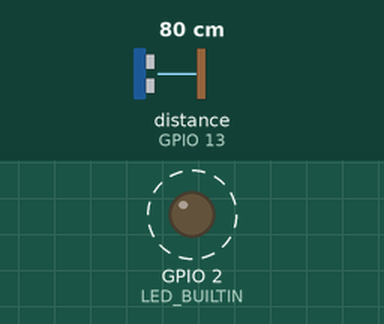
Simulated run of this sketch. Board: ESP8266 (NodeMCU). On the bench: output pins drawn as LEDs (lit = HIGH, except the on-board LED, lit = LOW). Wiring (inferred from the names in the program): ultrasonic range finder: trigger GPIO 15; echo GPIO 13. Dashed ring = blinking. The test bench sets the inputs (shaded band); at power-on: distance to the obstacle (sensor on GPIO 13) 80 cm. The echo pulse lasts 58.3 µs per cm; WiFi joins after 1.5 s; servers stay silent unless stated; pins used as bus, display or sensor lines are not drawn; what the sketch prints to the serial monitor is not drawn.

Above: at 2.0 s.
Timing chart, 0 to 6.1 s (numbered marks = the images above):
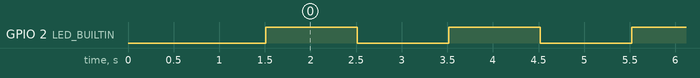

Measured:
- by itself, GPIO 2 (LED_BUILTIN): alternates HIGH for 1.0 s and LOW for 1.0 s

The sketch:

DistanceAlertProtoType.ino
```cpp
#include <ESP8266WiFi.h>
#include <WiFiUdp.h>


WiFiUDP Udp;
unsigned int localUdpPort = 4210;     // local port to listen on
char packetMsg[255];             // buffer for incoming packets
char  replyPacket[] = "Received. ";

char remoteIp[] = "192.168.0.32";     // IP of server. Temporarily testing on local subnet so default to 192.168.0.--

////////////////
char accessPoint[] = "*******";
char accessPointPass[] = "********";
////////////////

static const uint8_t echoD7 = 13;
static const uint8_t trigD8 = 15;

long duration, cm, inches;
long prev;

void setup() {

  //Serial Port begin
  Serial.begin (9600);
  //Define inputs and outputs
  pinMode(trigD8, OUTPUT);
  pinMode(echoD7, INPUT);

  prev = 0;

  //Flash LED for visual confirmation of activity
  pinMode(LED_BUILTIN, OUTPUT);

  Serial.begin(115200);
  Serial.println();

  WiFi.begin(accessPoint, accessPointPass);

  Serial.print("Connecting");
  while (WiFi.status() != WL_CONNECTED)
  {
    delay(500);
    Serial.print(".");
  }
  Serial.println();

  Serial.print("Connected, IP address: ");
  Serial.println(WiFi.localIP());

  Udp.begin(localUdpPort);
  Serial.printf("Now listening at IP %s, UDP port %d\n", WiFi.localIP().toString().c_str(), localUdpPort);

}

void loop() {

  //Prime Sensor with low pulse then signal with high
  digitalWrite(trigD8, LOW);
  delayMicroseconds(5);
  digitalWrite(trigD8, HIGH);
  delayMicroseconds(10);
  digitalWrite(trigD8, LOW);


  pinMode(echoD7, INPUT);
  duration = pulseIn(echoD7, HIGH);


  cm = (duration/2) / 29.1;
  inches = (duration/2) / 74;

  Serial.print(inches);
  Serial.print("in, ");
  Serial.print(cm);
  Serial.print("cm");
  Serial.println();


  //If distance has increased by more than threshold, send an alert to the server.
  if(inches - prev > 2)
  {


        Udp.beginPacket(remoteIp,localUdpPort);

        String msgString;
        msgString = String("Alert from Device. Device IP:" + WiFi.localIP().toString());


        Serial.print(msgString);
        msgString.toCharArray(packetMsg, 255);

        Udp.write(packetMsg);

        if(Udp.endPacket() == 1)
        {
          Serial.printf("Packet send successful\n");
        }
        else
        {
          Serial.printf("Packet failed to send\n");
        }

        Udp.endPacket();
  }
  prev = inches;

  digitalWrite(LED_BUILTIN, HIGH);
  delay(1000);
  digitalWrite(LED_BUILTIN, LOW);
  delay(1000);

}
```
